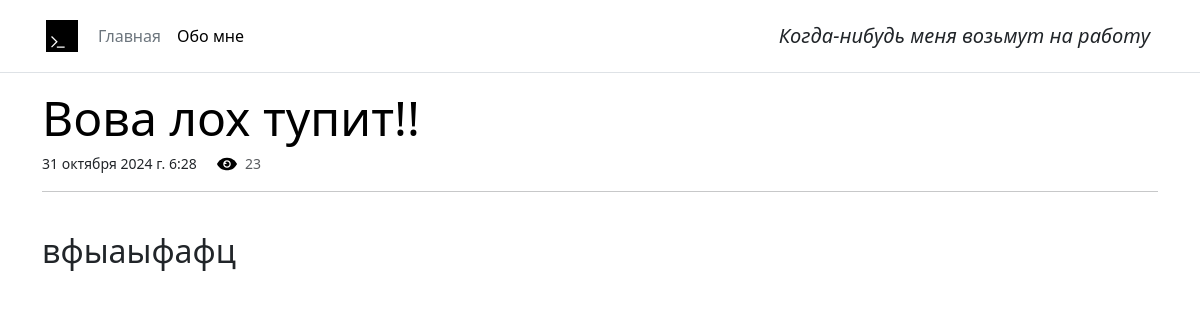
The app's page /blog/4/ with its own data.
### main/models.py (models this page shows, shortened)
class Publication(models.Model):
    title = models.CharField(max_length=1000, unique=True, verbose_name='Заголовок')
    date = models.DateTimeField(datetime.now)
    shortDescription = models.CharField(max_length=10000, verbose_name='Короткое описание')
    content = models.TextField(verbose_name='Контент')
    clickCount = models.IntegerField(verbose_name='Количество переходов', default=0)

### main/views.py (the view)
def blog(request, publicationId):
    publicationData = Publication.objects.get(id=publicationId)
    publicationData.clickCount += 1
    publicationData.save()
    return render(request, 'main/blog.html', {'publicationData':publicationData})

### templates/main/blog.html (shortened to what this page needs)
{% extends 'main/base.html' %}
{% load static %}
{% block content %}
    <h2 class="display-5 link-body-emphasis mb-1">{{ publicationData.title }}</h2>
    <small class="me-3">{{ publicationData.date }}</small>
    <div class="d-inline-block">
        <img src="{% static 'img/watchEye.svg' %}" class="bi me-1" width="20" height="20" role="img" aria-label="Bootstrap"  alt="Просмотров :"/>
        <small class="text-body-secondary">{{ publicationData.clickCount }} </small><br>
    </div>
    <hr><br>
    <h2>{{ publicationData.content }}</h2>
{% endblock %}

### records on screen
Publication: title "Вова лох тупит!!", date "31 октября 2024 г. 6:28", clickCount "23", content "вфыаыфафц"
